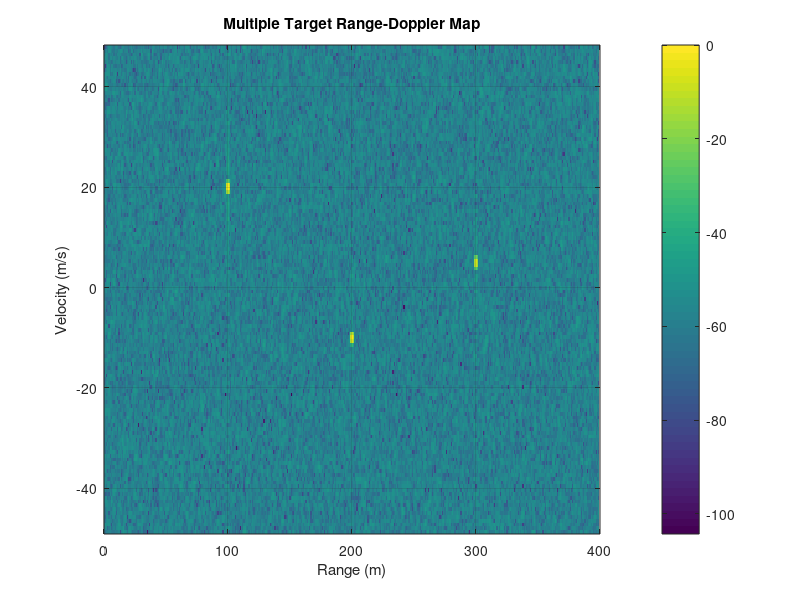
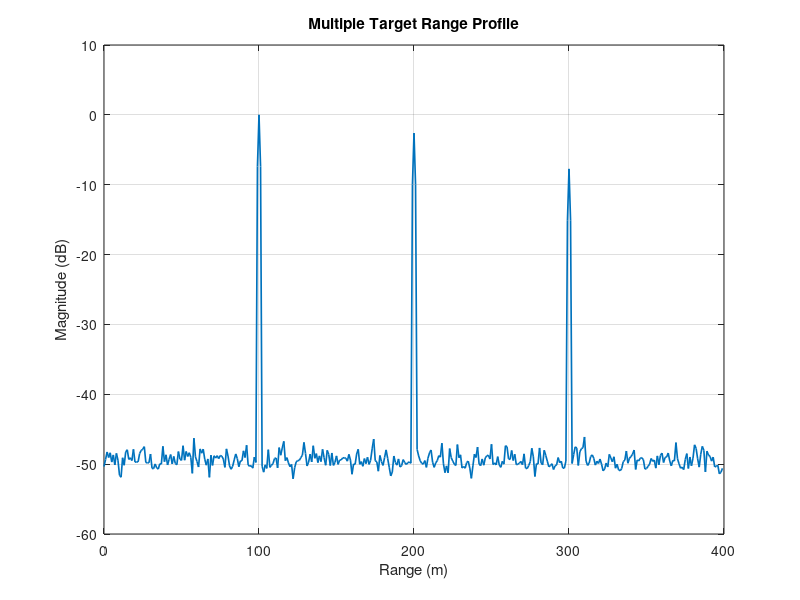
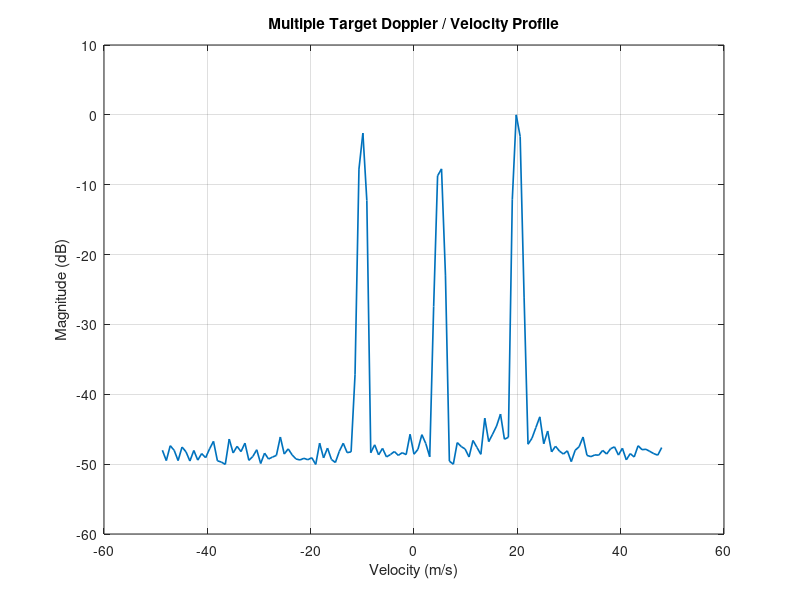
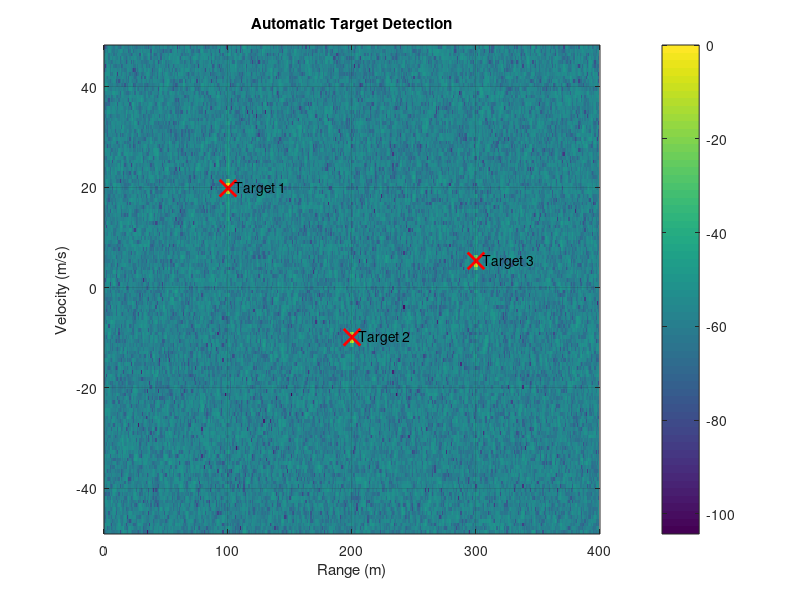

Source code (MATLAB) for these figures, in order:
clc;
clear;
close all;

%% =========================================================
% MULTIPLE TARGET RADAR SIGNAL PROCESSING
% MATLAB Simulation
%
% Features:
% 1. LFM radar target modeling
% 2. Multiple moving targets
% 3. Range FFT
% 4. Doppler FFT
% 5. Range-Doppler map
% 6. Automatic target detection
% 7. SNR performance testing
% 8. Relative RCS / target strength modeling
% ==========================================================


%% =========================================================
% 1. RADAR PARAMETERS
% ==========================================================

c = 3e8;                    % Speed of light (m/s)
fc = 77e9;                  % Carrier frequency = 77 GHz

B = 150e6;                  % Chirp bandwidth = 150 MHz
T_chirp = 20e-6;            % Chirp duration = 20 microseconds
Fs = 20e6;                  % Sampling frequency = 20 MHz

K = B / T_chirp;            % Chirp slope
lambda = c / fc;            % Radar wavelength


%% =========================================================
% 2. NUMBER OF CHIRPS
% ==========================================================

N_chirps = 128;


%% =========================================================
% 3. TARGET INFORMATION
% ==========================================================

% Target ranges in meters
target_range = [100 200 300];

% Target velocities in m/s
target_velocity = [20 -10 5];

% Relative radar cross-section / reflection strength
%
% Target 1 = strong reflector
% Target 2 = medium reflector
% Target 3 = weak reflector

target_RCS = [1.0 0.5 0.2];

% Convert relative RCS into signal amplitude
target_amplitude = sqrt(target_RCS);

% Number of targets
N_targets = length(target_range);


%% =========================================================
% 4. TIME VECTOR
% ==========================================================

N_samples = round(T_chirp * Fs);

t_fast = (0:N_samples-1) / Fs;


%% =========================================================
% 5. TARGET DELAY
% ==========================================================

target_delay = ...
    2 * target_range / c;


%% =========================================================
% 6. TARGET DOPPLER FREQUENCY
% ==========================================================

target_doppler = ...
    2 * target_velocity / lambda;


%% =========================================================
% 7. RANGE BEAT FREQUENCY
% ==========================================================

target_beat_frequency = ...
    K .* target_delay;


%% =========================================================
% 8. DISPLAY RADAR PARAMETERS
% ==========================================================

fprintf('\n');
fprintf('====================================================\n');
fprintf('          MULTIPLE TARGET RADAR SIMULATION\n');
fprintf('====================================================\n');

fprintf('\nRADAR PARAMETERS\n');
fprintf('Carrier Frequency  = %.2f GHz\n', fc/1e9);
fprintf('Bandwidth          = %.2f MHz\n', B/1e6);
fprintf('Chirp Duration     = %.2f microseconds\n', ...
    T_chirp*1e6);
fprintf('Sampling Frequency = %.2f MHz\n', Fs/1e6);

fprintf('\nTARGET PARAMETERS\n');


for k = 1:N_targets

    fprintf('\nTarget %d\n', k);

    fprintf('Range              = %.2f m\n', ...
        target_range(k));

    fprintf('Velocity           = %.2f m/s\n', ...
        target_velocity(k));

    fprintf('Relative RCS       = %.2f\n', ...
        target_RCS(k));

    fprintf('Relative Amplitude = %.3f\n', ...
        target_amplitude(k));

    fprintf('Target Delay       = %.4f microseconds\n', ...
        target_delay(k)*1e6);

    fprintf('Doppler Frequency  = %.2f kHz\n', ...
        target_doppler(k)/1e3);

    fprintf('Beat Frequency     = %.2f MHz\n', ...
        target_beat_frequency(k)/1e6);

end


%% =========================================================
% 9. GENERATE CLEAN MULTIPLE-TARGET RADAR DATA
% ==========================================================

clean_radar_data = ...
    zeros(N_chirps, N_samples);


for chirp = 1:N_chirps

    % Slow-time index
    n = chirp - 1;

    % Initialize total received signal
    total_signal = ...
        zeros(1, N_samples);


    % ------------------------------------------------------
    % Add contribution from every target
    % ------------------------------------------------------

    for k = 1:N_targets

        % Range-dependent beat signal
        range_signal = ...
            exp(1j * 2*pi * ...
            target_beat_frequency(k) * t_fast);


        % Doppler phase progression
        doppler_signal = ...
            exp(1j * 2*pi * ...
            target_doppler(k) * n * T_chirp);


        % Target echo
        target_signal = ...
            target_amplitude(k) .* ...
            range_signal .* ...
            doppler_signal;


        % Add target echo
        total_signal = ...
            total_signal + target_signal;

    end


    % Store clean signal
    clean_radar_data(chirp,:) = ...
        total_signal;

end


%% =========================================================
% 10. ADD NOISE FOR MAIN RADAR RESULT
% ==========================================================

SNR = 15;

signal_power = ...
    mean(abs(clean_radar_data(:)).^2);

noise_power = ...
    signal_power / (10^(SNR/10));

noise = ...
    sqrt(noise_power/2) .* ...
    (randn(size(clean_radar_data)) + ...
     1j * randn(size(clean_radar_data)));


% Noisy radar data
radar_data = ...
    clean_radar_data + noise;


%% =========================================================
% 11. RANGE WINDOW
% ==========================================================

range_window = ...
    0.54 - ...
    0.46 * cos( ...
    2*pi*(0:N_samples-1)/(N_samples-1));


range_window = ...
    range_window(:).';


%% =========================================================
% 12. RANGE PROCESSING
% ==========================================================

range_data = ...
    radar_data .* range_window;


range_fft = ...
    fft(range_data, N_samples, 2);


%% =========================================================
% 13. RANGE AXIS
% ==========================================================

range_axis = ...
    (0:N_samples-1) .* ...
    (c*Fs/(2*K*N_samples));


%% =========================================================
% 14. DOPPLER WINDOW
% ==========================================================

doppler_window = ...
    0.54 - ...
    0.46 * cos( ...
    2*pi*(0:N_chirps-1)/(N_chirps-1));


doppler_window = ...
    doppler_window(:);


%% =========================================================
% 15. DOPPLER PROCESSING
% ==========================================================

doppler_data = ...
    range_fft .* doppler_window;


doppler_fft = ...
    fftshift( ...
    fft(doppler_data, N_chirps, 1), ...
    1);


%% =========================================================
% 16. DOPPLER FREQUENCY AXIS
% ==========================================================

PRF = 1 / T_chirp;


doppler_frequency = ...
    (-N_chirps/2 : N_chirps/2-1) .* ...
    (PRF/N_chirps);


%% =========================================================
% 17. VELOCITY AXIS
% ==========================================================

velocity_axis = ...
    doppler_frequency * lambda / 2;


%% =========================================================
% 18. RANGE-DOPPLER MAGNITUDE
% ==========================================================

range_doppler = ...
    abs(doppler_fft);


range_doppler_dB = ...
    20 * log10( ...
    range_doppler ./ ...
    max(range_doppler(:)) + eps);


%% =========================================================
% 19. LIMIT RANGE TO 400 METERS
% ==========================================================

range_limit = ...
    range_axis <= 400;


range_axis_plot = ...
    range_axis(range_limit);


range_doppler_plot = ...
    range_doppler_dB(:, range_limit);


%% =========================================================
% 20. RANGE-DOPPLER MAP
% ==========================================================

figure;

imagesc( ...
    range_axis_plot, ...
    velocity_axis, ...
    range_doppler_plot);

axis xy;

xlabel('Range (m)');
ylabel('Velocity (m/s)');

title('Multiple Target Range-Doppler Map');

colorbar;

grid on;

xlim([0 400]);


%% =========================================================
% 21. RANGE PROFILE
% ==========================================================

range_profile = ...
    max(range_doppler_plot, [], 1);


figure;

plot( ...
    range_axis_plot, ...
    range_profile, ...
    'LineWidth', 1.2);

xlabel('Range (m)');
ylabel('Magnitude (dB)');

title('Multiple Target Range Profile');

grid on;

xlim([0 400]);


%% =========================================================
% 22. VELOCITY PROFILE
% ==========================================================

velocity_profile = ...
    max(range_doppler_plot, [], 2);


figure;

plot( ...
    velocity_axis, ...
    velocity_profile, ...
    'LineWidth', 1.2);

xlabel('Velocity (m/s)');
ylabel('Magnitude (dB)');

title('Multiple Target Doppler / Velocity Profile');

grid on;


%% =========================================================
% 23. EXPECTED TARGET INFORMATION
% ==========================================================

fprintf('\n');
fprintf('====================================================\n');
fprintf('              EXPECTED TARGETS\n');
fprintf('====================================================\n');

for k = 1:N_targets

    fprintf( ...
        'Target %d: Range = %.0f m, Velocity = %.0f m/s, RCS = %.2f\n', ...
        k, ...
        target_range(k), ...
        target_velocity(k), ...
        target_RCS(k));

end


fprintf('\nSimulation completed successfully.\n');


%% =========================================================
% 24. AUTOMATIC TARGET DETECTION
% ==========================================================

% Detection threshold
detection_threshold = -8;


% Find points above threshold
candidate_points = ...
    range_doppler_plot > detection_threshold;


[row_indices, col_indices] = ...
    find(candidate_points);


candidate_magnitude = ...
    range_doppler_plot(candidate_points);


%% =========================================================
% 25. SORT CANDIDATES BY MAGNITUDE
% ==========================================================

[~, sort_order] = ...
    sort(candidate_magnitude, 'descend');


row_indices = ...
    row_indices(sort_order);


col_indices = ...
    col_indices(sort_order);


%% =========================================================
% 26. NON-MAXIMUM SUPPRESSION
% ==========================================================

detected_ranges = [];

detected_velocities = [];

detected_magnitudes = [];


% Minimum separation between detections
minimum_range_separation = 20;

minimum_velocity_separation = 2;


for n = 1:length(row_indices)

    current_velocity = ...
        velocity_axis(row_indices(n));


    current_range = ...
        range_axis_plot(col_indices(n));


    current_magnitude = ...
        range_doppler_plot( ...
        row_indices(n), ...
        col_indices(n));


    % First target
    if isempty(detected_ranges)

        accept_target = true;

    else

        range_difference = ...
            abs(detected_ranges - current_range);


        velocity_difference = ...
            abs(detected_velocities - ...
            current_velocity);


        accept_target = ...
            all( ...
            range_difference > ...
            minimum_range_separation | ...
            velocity_difference > ...
            minimum_velocity_separation);

    end


    % Store accepted target
    if accept_target

        detected_ranges(end+1) = ...
            current_range;

        detected_velocities(end+1) = ...
            current_velocity;

        detected_magnitudes(end+1) = ...
            current_magnitude;

    end


    % We expect three targets
    if length(detected_ranges) == N_targets
        break;
    end

end


%% =========================================================
% 27. DISPLAY AUTOMATIC DETECTION RESULTS
% ==========================================================

fprintf('\n');
fprintf('====================================================\n');
fprintf('          AUTOMATIC TARGET DETECTION\n');
fprintf('====================================================\n');


for n = 1:length(detected_ranges)

    fprintf('\nTarget %d\n', n);

    fprintf('Detected Range    = %.2f m\n', ...
        detected_ranges(n));

    fprintf('Detected Velocity = %.2f m/s\n', ...
        detected_velocities(n));

    fprintf('Peak Magnitude    = %.2f dB\n', ...
        detected_magnitudes(n));

end


%% =========================================================
% 28. AUTOMATIC DETECTION MAP
% ==========================================================

figure;

imagesc( ...
    range_axis_plot, ...
    velocity_axis, ...
    range_doppler_plot);

axis xy;

xlabel('Range (m)');
ylabel('Velocity (m/s)');

title('Automatic Target Detection');

colorbar;

grid on;

xlim([0 400]);

hold on;


% Mark detected targets
plot( ...
    detected_ranges, ...
    detected_velocities, ...
    'rx', ...
    'MarkerSize', 12, ...
    'LineWidth', 2);


% Add target labels
for n = 1:length(detected_ranges)

    text( ...
        detected_ranges(n) + 5, ...
        detected_velocities(n), ...
        sprintf('Target %d', n));

end


hold off;


%% =========================================================
% 29. SNR PERFORMANCE TEST
% ==========================================================

fprintf('\n');
fprintf('====================================================\n');
fprintf('              SNR PERFORMANCE TEST\n');
fprintf('====================================================\n');


% Test different SNR values
SNR_values = ...
    [20 15 10 5 0 -5];


% Store number of detected targets
detection_results = ...
    zeros(size(SNR_values));


for s = 1:length(SNR_values)

    current_SNR = ...
        SNR_values(s);


    %% -----------------------------------------------------
    % Add noise to CLEAN radar data
    % ------------------------------------------------------

    signal_power = ...
        mean(abs(clean_radar_data(:)).^2);


    noise_power = ...
        signal_power / ...
        (10^(current_SNR/10));


    noise = ...
        sqrt(noise_power/2) .* ...
        (randn(size(clean_radar_data)) + ...
         1j*randn(size(clean_radar_data)));


    noisy_data = ...
        clean_radar_data + noise;


    %% -----------------------------------------------------
    % Range processing
    % ------------------------------------------------------

    range_data_test = ...
        noisy_data .* range_window;


    range_fft_test = ...
        fft( ...
        range_data_test, ...
        N_samples, ...
        2);


    %% -----------------------------------------------------
    % Doppler processing
    % ------------------------------------------------------

    doppler_data_test = ...
        range_fft_test .* ...
        doppler_window;


    doppler_fft_test = ...
        fftshift( ...
        fft( ...
        doppler_data_test, ...
        N_chirps, ...
        1), ...
        1);


    %% -----------------------------------------------------
    % Magnitude
    % ------------------------------------------------------

    test_map = ...
        abs(doppler_fft_test);


    test_map_dB = ...
        20 * log10( ...
        test_map ./ ...
        max(test_map(:)) + eps);


    %% -----------------------------------------------------
    % Detection threshold
    % ------------------------------------------------------

    threshold = -8;


    %% -----------------------------------------------------
    % Check expected target locations
    % ------------------------------------------------------

    detection_count = 0;


    for k = 1:N_targets

        expected_range = ...
            target_range(k);


        expected_velocity = ...
            target_velocity(k);


        % Find closest range bin
        [~, range_index] = ...
            min( ...
            abs(range_axis - ...
            expected_range));


        % Find closest velocity bin
        [~, velocity_index] = ...
            min( ...
            abs(velocity_axis - ...
            expected_velocity));


        local_value = ...
            test_map_dB( ...
            velocity_index, ...
            range_index);


        if local_value > threshold

            detection_count = ...
                detection_count + 1;

        end

    end


    detection_results(s) = ...
        detection_count;


    fprintf('\nSNR = %d dB\n', ...
        current_SNR);


    fprintf('Targets detected = %d / %d\n', ...
        detection_count, ...
        N_targets);

end


%% =========================================================
% 30. SNR PERFORMANCE GRAPH
% ==========================================================

figure;

plot( ...
    SNR_values, ...
    detection_results, ...
    '-o', ...
    'LineWidth', 2);


xlabel('SNR (dB)');

ylabel('Number of Detected Targets');

title('Radar Detection Performance vs SNR');

grid on;


ylim([0 N_targets + 1]);


xlim([ ...
    min(SNR_values)-2, ...
    max(SNR_values)+2]);


%% =========================================================
% 31. SNR PERFORMANCE TABLE
% ==========================================================

fprintf('\n');
fprintf('====================================================\n');
fprintf('             SNR PERFORMANCE SUMMARY\n');
fprintf('====================================================\n');

fprintf( ...
    'SNR (dB)       Detected Targets\n');

fprintf( ...
    '--------------------------------\n');


for s = 1:length(SNR_values)

    fprintf( ...
        '%3d            %d / %d\n', ...
        SNR_values(s), ...
        detection_results(s), ...
        N_targets);

end


fprintf('\nSNR testing completed successfully.\n');


%% =========================================================
% 32. RCS SUMMARY
% ==========================================================

fprintf('\n');
fprintf('====================================================\n');
fprintf('             RCS / TARGET STRENGTH SUMMARY\n');
fprintf('====================================================\n');


for k = 1:N_targets

    fprintf( ...
        'Target %d: Range = %3.0f m | Velocity = %6.1f m/s | Relative RCS = %.2f\n', ...
        k, ...
        target_range(k), ...
        target_velocity(k), ...
        target_RCS(k));

end


fprintf('\nRCS modeling completed successfully.\n');
%% =========================================================
% 33. RCS / TARGET STRENGTH COMPARISON
% ==========================================================

figure;

bar(1:N_targets, target_RCS);

xlabel('Target Number');
ylabel('Relative RCS');

title('Relative Radar Cross-Section of Targets');

grid on;

xticks(1:N_targets);

xticklabels({'Target 1','Target 2','Target 3'});

ylim([0 1.2]);
